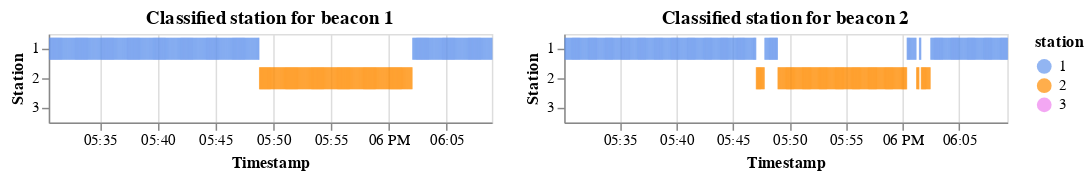

Write notebook code for a chart like this one.
### Code cell
def strip_plot(df, beacon):
    df['ts'] = df['ts'].astype(str)  

    y_scale = alt.Scale(domain=[1, 2, 3])  # Set the y-axis range from 1 to 3

# Define color encoding based on the station value
    color = alt.Color('station:N', scale=alt.Scale(
        domain=[1, 2, 3], range=['cornflowerblue', 'darkorange', 'violet']
    ))

    chart = alt.Chart(df).mark_tick().encode(
        x=alt.X('ts:T', title='Timestamp'),
        y=alt.Y('station:O', title='Station', scale=y_scale),
        color=color  # Apply the color encoding
    ).properties(
        title=f'Classified station for beacon {beacon}',
        width=300  # Set the width to 600 pixels (adjust as needed)
        #height=150  # Set the height to 400 pixels (adjust as needed)
    )

    return chart

    

chart1 = strip_plot(df_rssi1_,beacon=1)
chart2 = strip_plot(df_rssi2_,beacon=2)

chart1 | chart2

### Figure 1 — Vega-Lite specification as saved in the notebook (floating-point values rounded to 4 significant figures; data arrays with more than 128 entries replaced by an {"elided": "..."} marker saying what was removed)
{"config": {"view": {"continuousWidth": 300, "continuousHeight": 300}}, "hconcat": [{"data": {"name": "data-653da7840780c3b9cf05ff404fee87f2"}, "mark": {"type": "tick"}, "encoding": {"color": {"field": "station", "scale": {"domain": [1, 2, 3], "range": ["cornflowerblue", "darkorange", "violet"]}, "type": "nominal"}, "x": {"field": "ts", "title": "Timestamp", "type": "temporal"}, "y": {"field": "station", "scale": {"domain": [1, 2, 3]}, "title": "Station", "type": "ordinal"}}, "title": "Classified station for beacon 1", "width": 300}, {"data": {"name": "data-928e09aa49ce7ffba90dfba5b30f6b7d"}, "mark": {"type": "tick"}, "encoding": {"color": {"field": "station", "scale": {"domain": [1, 2, 3], "range": ["cornflowerblue", "darkorange", "violet"]}, "type": "nominal"}, "x": {"field": "ts", "title": "Timestamp", "type": "temporal"}, "y": {"field": "station", "scale": {"domain": [1, 2, 3]}, "title": "Station", "type": "ordinal"}}, "title": "Classified station for beacon 2", "width": 300}], "$schema": "https://vega.github.io/schema/vega-lite/v5.15.1.json", "datasets": {"data-653da7840780c3b9cf05ff404fee87f2": {"elided": "461 records"}, "data-928e09aa49ce7ffba90dfba5b30f6b7d": {"elided": "471 records"}}}
